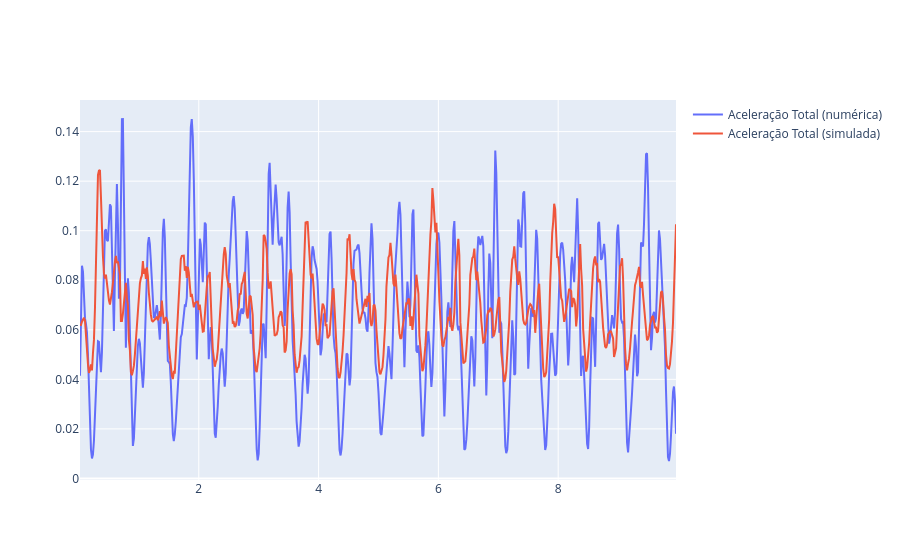

The cell this chart's notebook holds for it:
### Code cell
xyz = np.sqrt(ax_norm**2 + ay_norm**2 + az_norm**2)
xyz2 = np.sqrt(ax2_norm**2 + ay2_norm**2 + az2_norm**2)
fig = go.Figure()
fig.add_trace(go.Scatter(x=t[1:-1], y=xyz, mode='lines', name='Aceleração Total (numérica)'))
fig.add_trace(go.Scatter(x=t[1:-1], y=xyz2, mode='lines', name='Aceleração Total (simulada)'))
fig.show()

### Figure 1 — Plotly figure (JSON) as saved in the notebook; plotly's stock layout.template omitted (floating-point values rounded to 4 significant figures; data arrays with more than 128 entries replaced by an {"elided": "..."} marker saying what was removed)
{"data": [{"mode": "lines", "name": "Aceleração Total (numérica)", "type": "scatter", "x": {"elided": "598 float values"}, "y": {"elided": "598 float values"}}, {"mode": "lines", "name": "Aceleração Total (simulada)", "type": "scatter", "x": {"elided": "598 float values"}, "y": {"elided": "600 float values"}}], "layout": {}}
